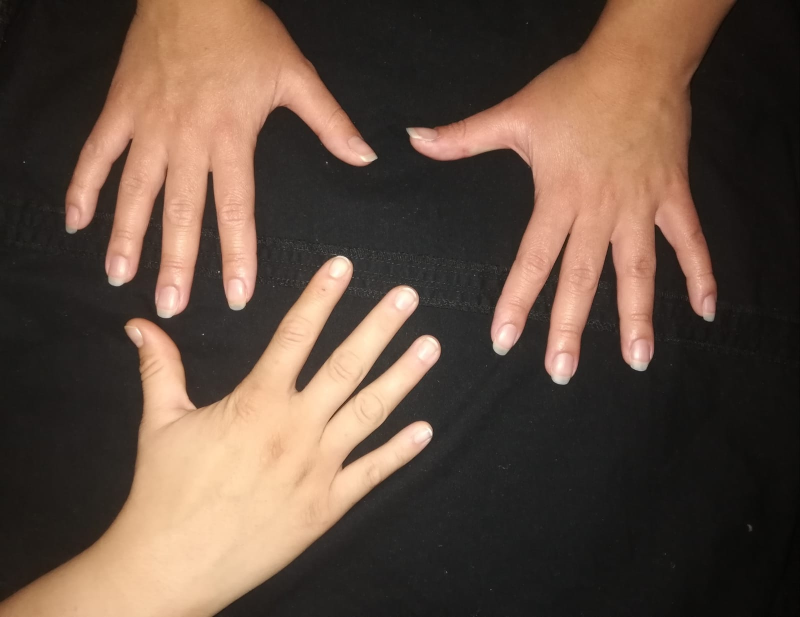
#> input picture hand4.jpg, 1600 x 1234 px, found by its file name (shown at 1/2 size)
$ python Regiones.py
#> lines starting #> are read from the running program, lines starting #| are printed output that depends on the picture; after the words box and inside, x2 and y2 are one past the last pixel; in counts of white or black regions, pixels touching at a corner belong together
# -*- coding: utf-8 -*-
"""
Created on Thu Feb  9 17:57:22 2023

@author: cesar
"""
import cv2
import numpy as np
import imutils

path = r"C:\Users\cesar\Vision\hand4.jpg"
img = cv2.imread(path,0)
#> img: shape (1234, 1600); min 4, max 255, mean 82.2
img = imutils.resize(img,400)
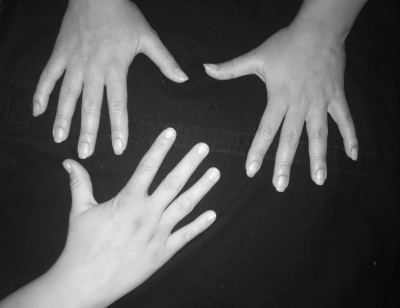
#> img: shape (308, 400); min 6, max 250, mean 82.2
blur = cv2.GaussianBlur(img,(5,5),0) # filtro para eliminar el ruido
#en Umbra se guarda la imagen ya umbralizada
_,umbra = cv2.threshold(blur,0,255,cv2.THRESH_BINARY+cv2.THRESH_OTSU)
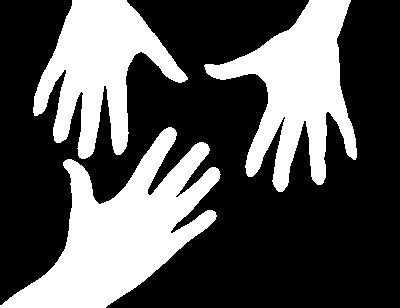
#> umbra: shape (308, 400); 33.8% white; 3 white regions
#Encontrar un las areas y etiquetarlas
_,Regiones = cv2.connectedComponents(umbra)
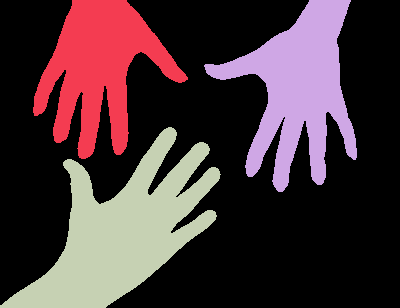
#> Regiones: shape (308, 400) int32; 4 distinct labels, from 0 to 3; one colour per label, 0 black

"""
Aquí se etiquetan los componentes conectados de la imagen umbralizada
utilizando cv2.connectedComponents(). Esto devuelve el número total de componentes etiquetados
y una matriz de etiquetas, donde cada píxel está etiquetado con el número de componente al que pertenece.
"""
label_hue = np.uint8(179*Regiones/np.max(Regiones))
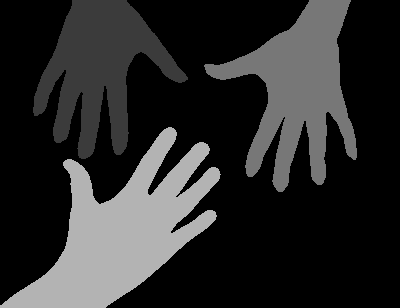
#> label_hue: shape (308, 400); min 0, max 179, mean 42.9
blanco = 255*np.ones_like(label_hue)#creo una imagen en blanco de mi imagen
#blank_ch se utiliza para crear dos canales de color
#adicionales, uno para la saturación y otro para el valor, para crear una imagen de tres canales
img_etiquetas = cv2.merge([label_hue, blanco, blanco])
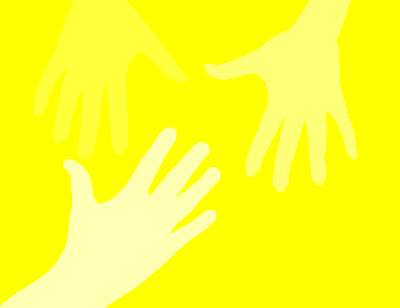
#> img_etiquetas: shape (308, 400, 3); mean of channels 0, 1, 2 42.9, 255, 255; drawn as B, G, R


#Aquí se mapean las etiquetas de los componentes a valores de tonalidad de color en el rango
#de 0 a 179, que es el rango de tonalidad en OpenCV. Luego, se crea una imagen vacía del mismo
#tamaño que la imagen etiquetada y se fusionan las matrices de valores de tonalidad de color y la imagen
#vacía en una sola imagen utilizando cv2.merge() la imagen resultante esta en CVT.
img_etiquetas[label_hue==0] = 0
#convierte la imagen de cvt a rgb
img_etiquetas = cv2.cvtColor(img_etiquetas, cv2.COLOR_HSV2BGR)
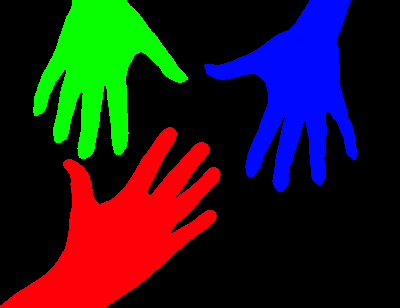
#> img_etiquetas: shape (308, 400, 3); mean B, G, R 27.8, 25, 36.2

#encuentro la cantidad de contornos
contours = cv2.findContours(umbra, cv2.RETR_EXTERNAL, cv2.CHAIN_APPROX_SIMPLE)
#> contours = 3 contours; box (x1, y1, x2, y2) and area: (0, 127, 221, 308) 16696, (204, 0, 357, 192) 12471, (33, 0, 188, 159) 11245
contours = contours[0] if len(contours) == 2 else contours[1]
#Genero los contornos  o bounding boxes
for i in contours:
    x,y,w,h = cv2.boundingRect(i)
    cv2.rectangle(img_etiquetas, (x, y), (x + w, y + h), (255,255,255), 4)
#> this loop made 3 passes
#> (x, y, w, h) on passes 1 to 3: (0, 127, 221, 181), (204, 0, 153, 192), (33, 0, 155, 159)
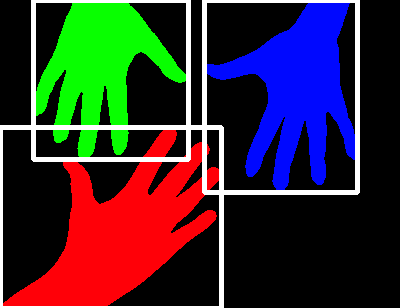
#> img_etiquetas: shape (308, 400, 3); 7.16% of pixels changed, all inside (x1, y1, x2, y2) = (0, 0, 360, 308)
#Se establece el fondo de la imagen etiquetada (es decir, los píxeles con etiqueta 0) a gris .


cv2.imshow("Umbralizada",umbra)
cv2.imshow('Recuadros', img_etiquetas)
cv2.waitKey(0)
cv2.destroyAllWindows()

$ run again, with hand2.jpg copied over hand4.jpg
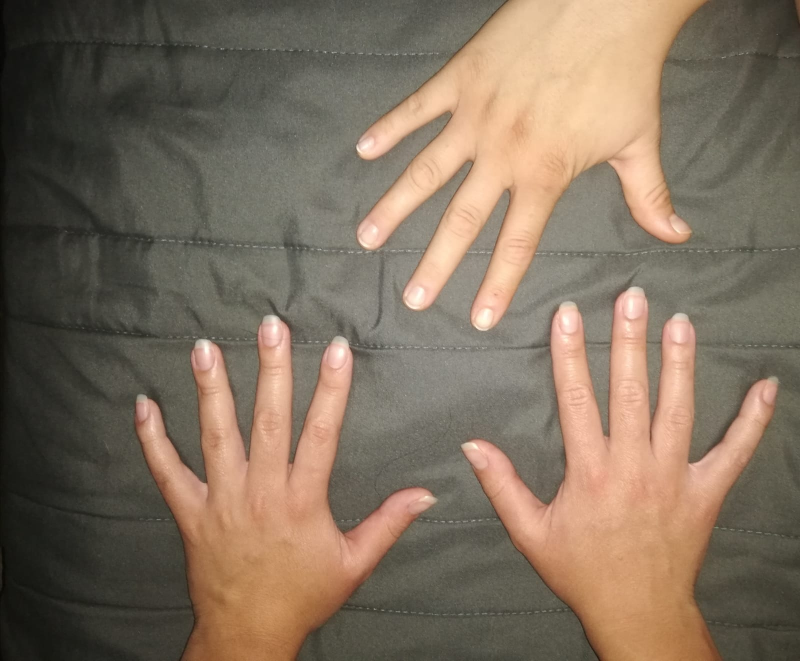
#> input picture hand2.jpg, 1600 x 1321 px, found by its file name (shown at 1/2 size)
#> `_,umbra = cv2.threshold(blur,0,255,cv2.THRESH_BINARY+cv2.THRESH_OTSU)`:
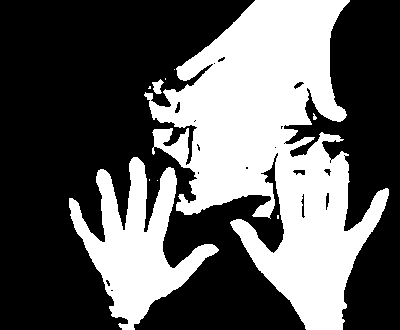
#> umbra: shape (330, 400); 37.3% white; 10 white regions (7 under 20 px)
#> Regiones: shape (330, 400) int32; 11 distinct labels, from 0 to 10
#> contours = 10 contours, 7 with area under 20; largest, box (x1, y1, x2, y2) and area: (144, 0, 389, 330) 38153, (69, 157, 219, 330) 9887, (152, 79, 164, 94) 84
#> the loop `for i in contours:` made 10 passes
#> (x, y, w, h) on passes 2, 4, 5, 6, 7, 9, 10: (157, 180, 1, 1), (69, 157, 150, 173), (313, 113, 4, 7), (148, 86, 3, 3), (152, 79, 12, 15), (174, 69, 1, 1), (144, 0, 245, 330)
#> after the loop `for i in contours:`:
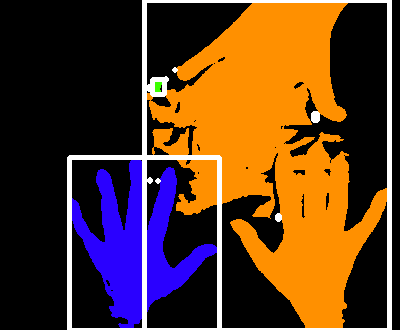
#> img_etiquetas: shape (330, 400, 3); mean B, G, R 33, 56.2, 91.1

$ run again, with hand3.jpg copied over hand4.jpg
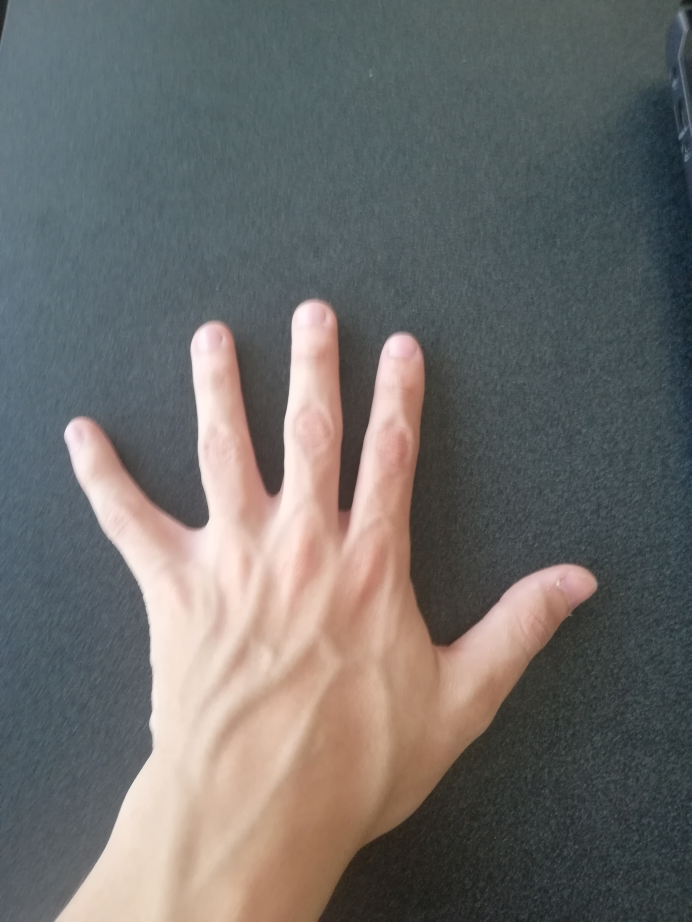
#> input picture hand3.jpg, 3456 x 4608 px, found by its file name (shown at 1/5 size)
#> `_,umbra = cv2.threshold(blur,0,255,cv2.THRESH_BINARY+cv2.THRESH_OTSU)`:
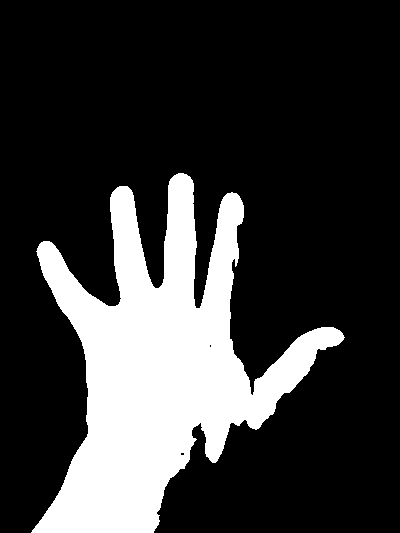
#> umbra: shape (533, 400); 22.2% white; 1 white region, box (x1, y1, x2, y2) and area: (31, 173, 345, 533) 47251
#> label_hue: shape (533, 400); values 0 (black) and 179 (white), 22.2% white; 1 white region
#> contours = 1 contour; box (x1, y1, x2, y2) and area: (31, 173, 345, 533) 46354
#> the loop `for i in contours:` made 1 pass
#> (x, y, w, h) on pass 1: (31, 173, 314, 360)
#> after the loop `for i in contours:`:
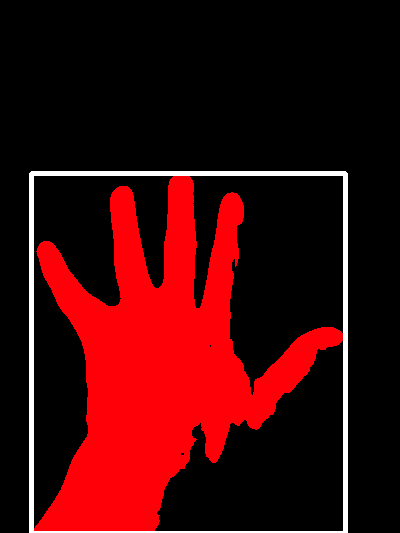
#> img_etiquetas: shape (533, 400, 3); mean B, G, R 8.7, 6.9, 63.1
